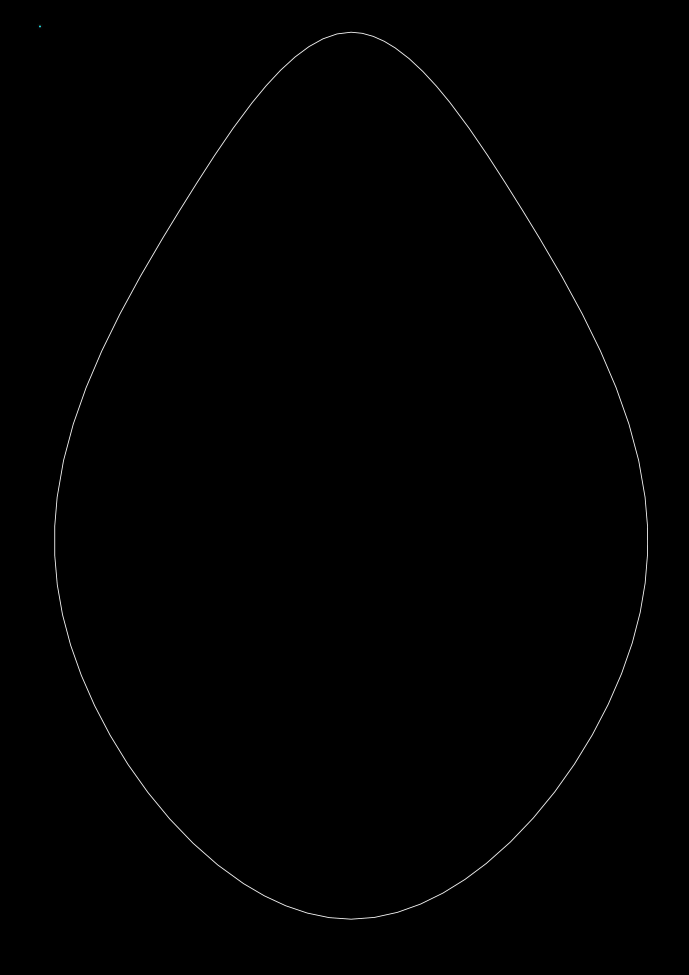
#> input picture Images/1.jpg, 4134 x 5847 px, found by its file name (shown at 1/6 size)
$ python -i contour.py   (imports and definitions only)
#> lines starting #> are read from the running program, lines starting #| are printed output that depends on the picture; after the words box and inside, x2 and y2 are one past the last pixel; in counts of white or black regions, pixels touching at a corner belong together
### utils.py
import matplotlib.pyplot as plt, numpy as np

import os
import shutil

from pdf2image import convert_from_path
from PIL import Image
import PIL.ImageOps

PROJECTPATH = os.getcwd()

# [23 lines left out: functions pdfToImg, saveImgOnRightFolder, invertColor, not called in this run]


def removeFileFormat(fileName):
    return os.path.splitext(fileName)[0]

def getFileType(fileName):
    return os.path.splitext(fileName)[1]


# [20 lines left out: functions plotPixels, normalPlot, not called in this run]

### contour.py
import cv2 as cv, os, numpy as np
from os import  getcwd
import utils
from PIL import Image

PROJECTPATH = getcwd()


class Contour:
    def __init__(self, fileName):
        self.fileName = utils.removeFileFormat(fileName)
        self.contours = None
        self.reorderedContours = None


    def start(self, saveContourImages = False):
        print('Pegando contorno da: ' + self.fileName)
        path = PROJECTPATH + r'/Images/{}.jpg'.format(self.fileName)
        contours, hierarchy = self.getContour(path)
        self.contours = contours
        #print('\n\nhierarquia: \n{}\n\n'.format(hierarchy))
        if(saveContourImages):
            self.saveContours(contours, self.fileName)
# [19 lines of commented-out code are left out]


    # [67 lines left out: functions filterCountours, saveCSVs, saveMatrix, reorderContours, getBiggestYs, not called in this run]


    def getContour(self,path):
#> called with path = 'Images/Images/1.jpg'
        im = cv.imread(path)
#> im is the input picture: shape (5847, 4134, 3); mean B, G, R 0.7, 0.7, 0.7
        flippedIm = cv.flip(im, 0)
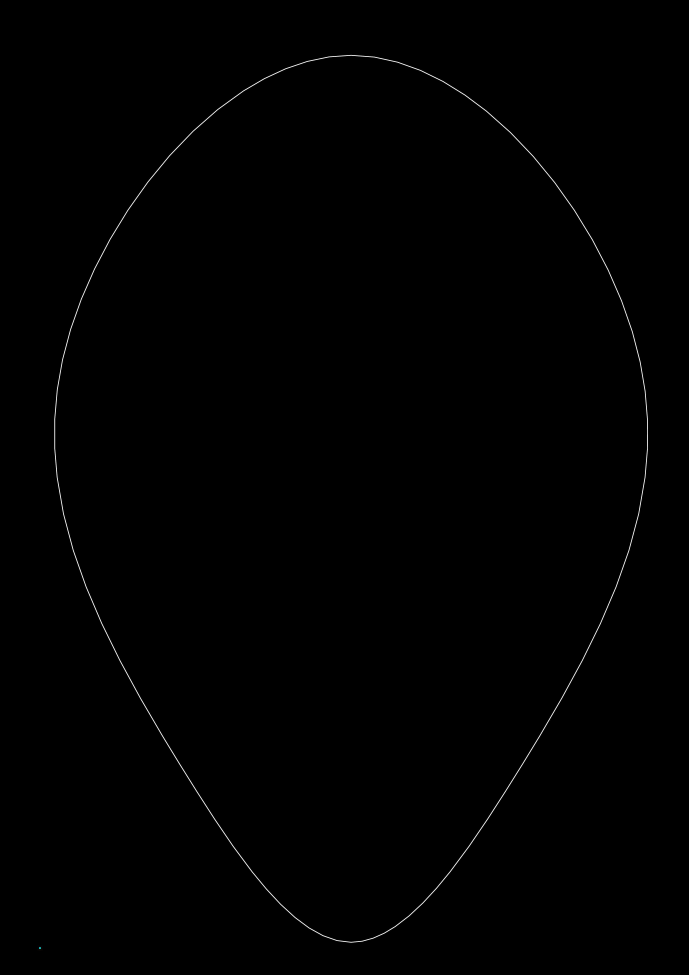
#> flippedIm: shape (5847, 4134, 3) (shown at 1/6 size); mean B, G, R 0.7, 0.7, 0.7
        imgray = cv.cvtColor(flippedIm, cv.COLOR_BGR2GRAY)
        ret, thresh = cv.threshold(imgray, 127, 255, 0)
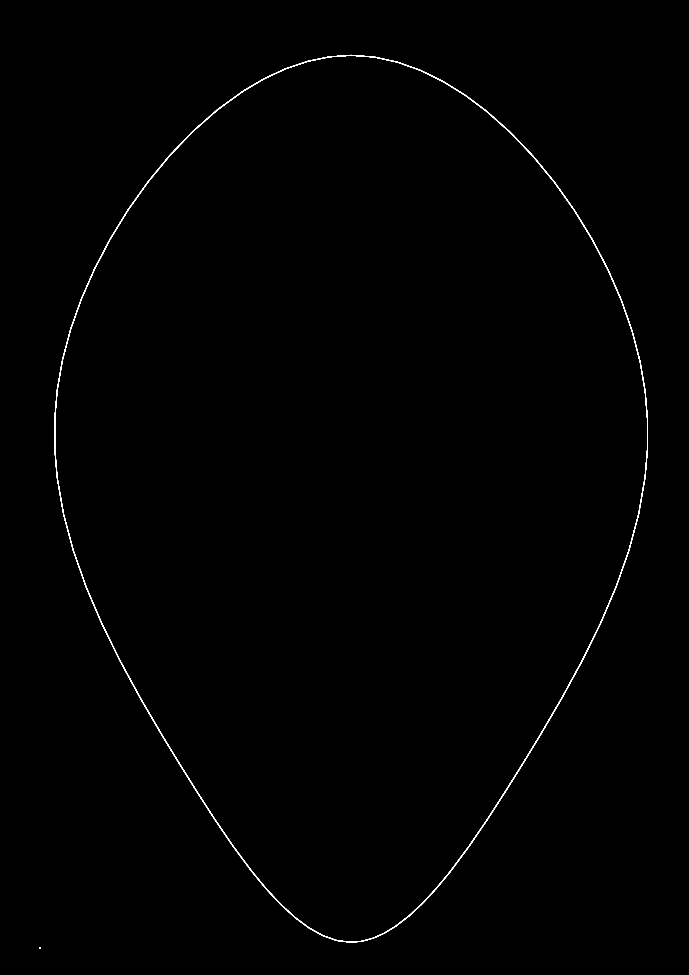
#> thresh: shape (5847, 4134) (shown at 1/6 size); 0.28% white; 2 white regions
        return cv.findContours(thresh, cv.RETR_TREE, cv.CHAIN_APPROX_NONE)


    # [39 lines left out: functions saveContours, saveList2, saveList, not called in this run]


# [4 lines not run here, left out]

>>> result = Contour('Images/1.jpg').start()
#> in start, `contours, hierarchy = self.getContour(path)`: contours = 3 contours; box (x1, y1, x2, y2) and area: (326, 329, 3888, 5656) 13427348, (330, 333, 3884, 5652) 13370982, (235, 5683, 245, 5694) 72
#> in start, `self.contours = contours`: self.contours has the same summary as contours

$ run again, on Images/5.jpg
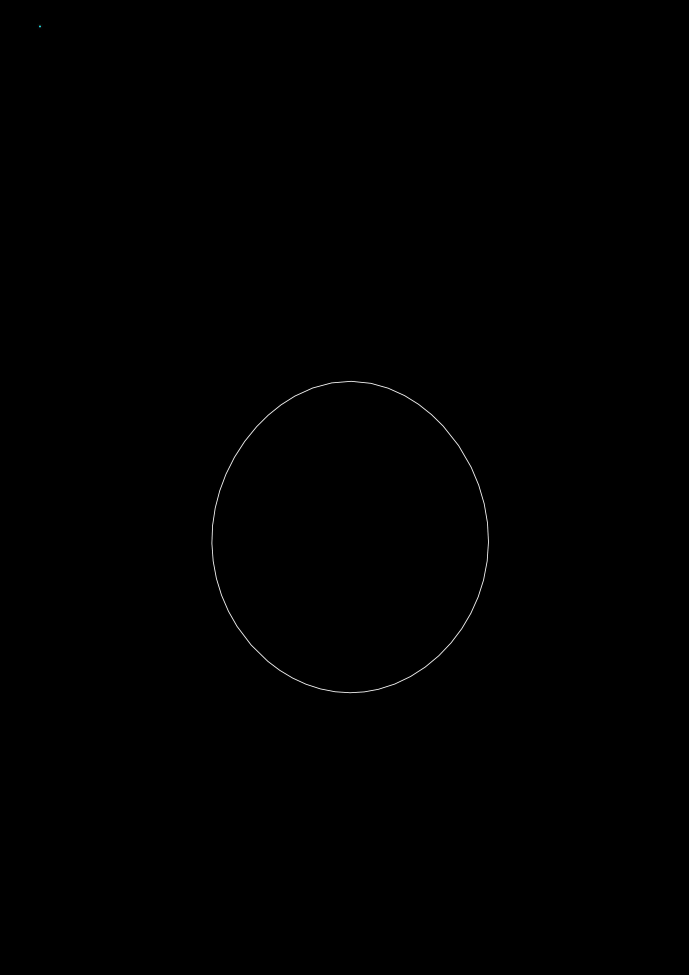
#> input picture Images/5.jpg, 4134 x 5847 px, found by its file name (shown at 1/6 size)
#> in getContour, im is the input picture: shape (5847, 4134, 3); mean B, G, R 0.3, 0.3, 0.3
#> in getContour, `ret, thresh = cv.threshold(imgray, 127, 255, 0)`:
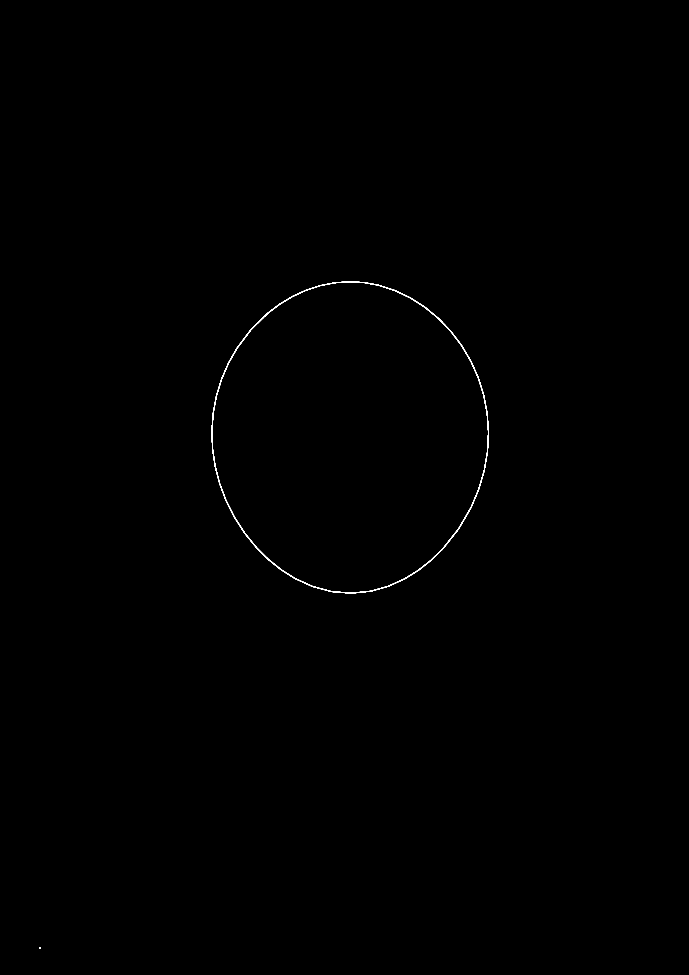
#> thresh: shape (5847, 4134) (shown at 1/6 size); 0.11% white; 2 white regions
#> contours = 3 contours; box (x1, y1, x2, y2) and area: (1269, 1688, 2933, 3562) 2411246, (1273, 1692, 2929, 3558) 2388530, (235, 5683, 245, 5694) 72
#> self.contours has the same summary as contours

$ run again, on Images/Imagesteste.jpg
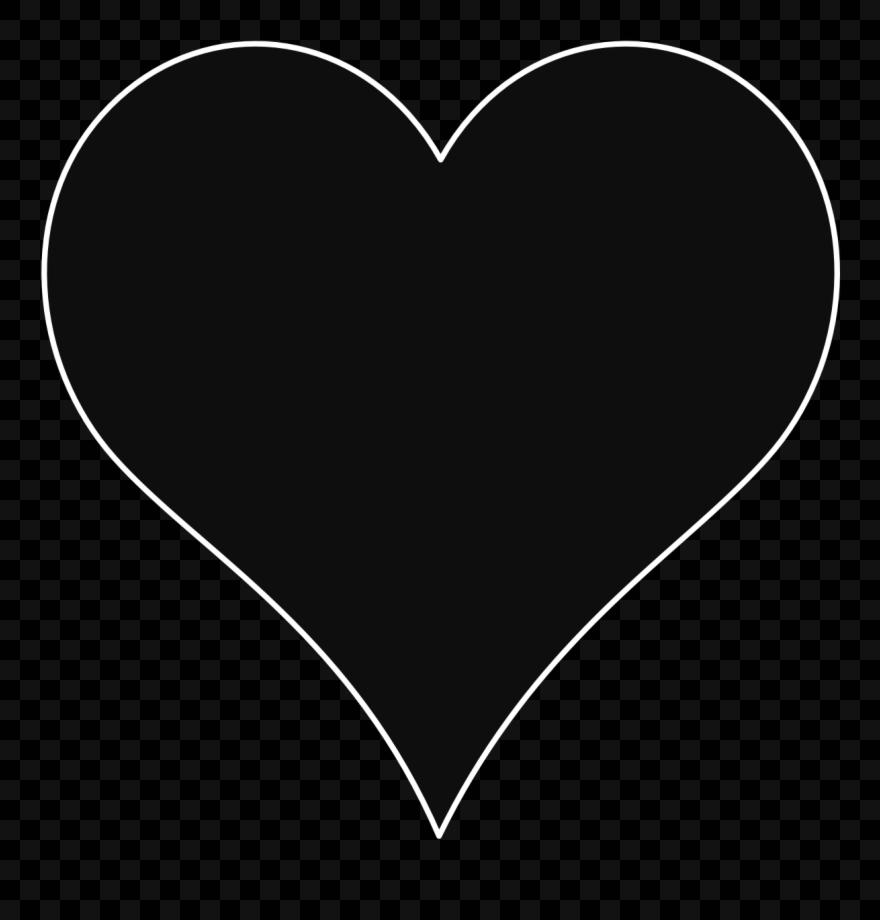
#> input picture Images/Imagesteste.jpg, 880 x 920 px, found by its file name
#> in getContour, im is the input picture: shape (920, 880, 3); min 0, max 255, mean 15.9
#> in getContour, `flippedIm = cv.flip(im, 0)`:
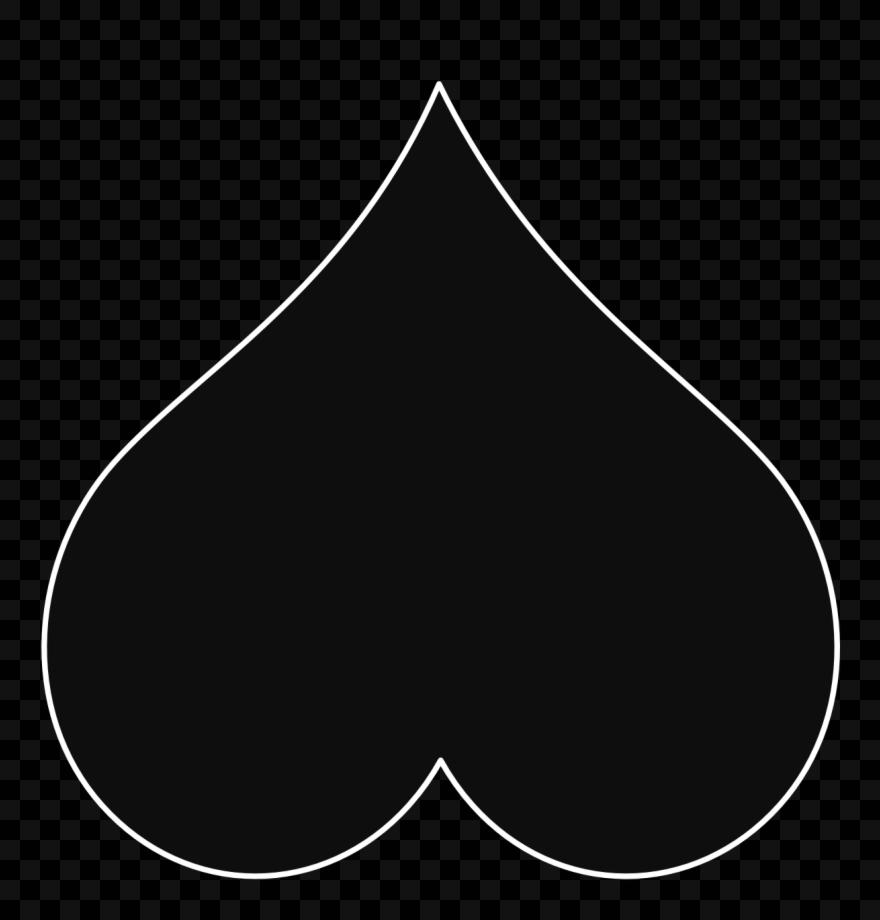
#> flippedIm: shape (920, 880, 3); min 0, max 255, mean 15.9
#> thresh: shape (920, 880); 1.8% white; 1 white region
#> contours = 2 contours; box (x1, y1, x2, y2) and area: (41, 81, 840, 879) 399820, (46, 91, 835, 874) 387486
#> self.contours has the same summary as contours
